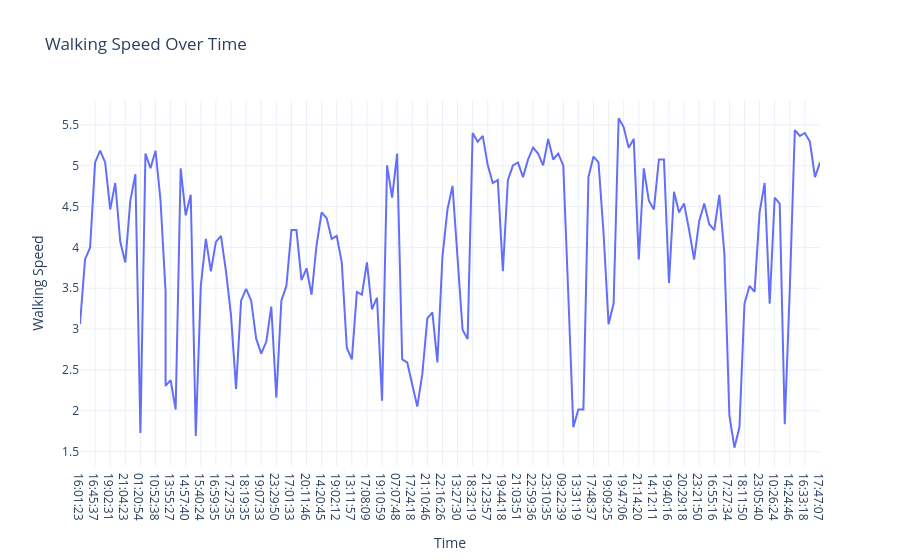

Notebook source saved alongside this figure:
### Code cell
# Walking Speed Over Time
fig4 = px.line(data, x="Time",
               y="Walking Speed",
               title="Walking Speed Over Time")
fig4.show()

### Figure 1 — Plotly figure (JSON) as saved in the notebook; plotly's stock layout.template omitted (floating-point values rounded to 4 significant figures; data arrays with more than 128 entries replaced by an {"elided": "..."} marker saying what was removed)
{"data": [{"hovertemplate": "Time=%{x}<br>Walking Speed=%{y}<extra></extra>", "legendgroup": "", "line": {"color": "#636efa", "dash": "solid"}, "marker": {"symbol": "circle"}, "mode": "lines", "name": "", "orientation": "v", "showlegend": false, "type": "scatter", "x": {"elided": "149 str values"}, "xaxis": "x", "y": {"elided": "149 float values"}, "yaxis": "y"}], "layout": {"autosize": true, "legend": {"tracegroupgap": 0}, "title": {"text": "Walking Speed Over Time"}, "xaxis": {"anchor": "y", "autorange": true, "domain": [0, 1], "range": [0, 147], "title": {"text": "Time"}, "type": "category"}, "yaxis": {"anchor": "x", "autorange": true, "domain": [0, 1], "range": [1.324, 5.804], "title": {"text": "Walking Speed"}, "type": "linear"}}}
